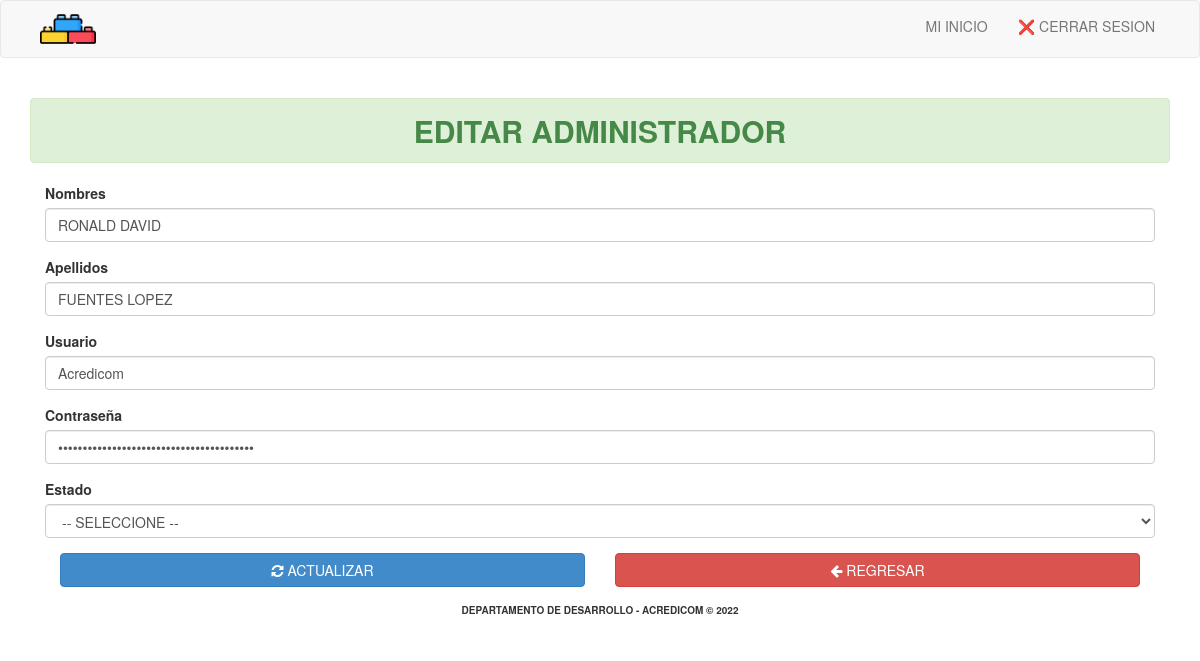
/?view=register_admin&adm=edit&id=1 (signed in), run on the app's committed database.
### tables this page shows
CREATE TABLE `administrador` (
  `id` int(11) NOT NULL,
  `nombres` varchar(150) NOT NULL,
  `apellidos` varchar(150) NOT NULL,
  `usuario` varchar(50) NOT NULL,
  `password` varchar(100) NOT NULL,
  `admin` int(1) NOT NULL,
  `estado` int(1) NOT NULL DEFAULT 1,
  `created_by` varchar(150) NOT NULL,
  `created` datetime NOT NULL
);

### core/controller/Module.php (called while the page is built)
<?php
class Module {
	public static function loadLayout(){
		include "core/app/layouts/layout.php";
	}
}
?>

### core/controller/Lb.php (called while the page is built, shortened)
<?php
class Lb {
	public function start(){
		include "core/app/init.php";
	}
}
?>

### index.php (called while the page is built, shortened)
<?php
$lb = new Lb();
$lb->start();
?>

### core/controller/Executor.php (called while the page is built, shortened)
<?php
class Executor {
	public static function doit($sql){
		$con = Database::getCon();
		return array($con->query($sql),$con->insert_id);
	}
}
?>

### core/app/model/AdminData.php (called while the page is built, shortened)
<?php
class AdminData {
	public static $tablename = "administrador";
	public static function getById($id){
		 $sql = "select * from ".self::$tablename." where id=$id";
		$query = Executor::doit($sql);
		return Model::one($query[0],new AdminData());
	}
}
?>

### core/controller/Model.php (called while the page is built, shortened)
<?php
class Model {
	public static function one($query,$aclass){
		$found = null;
		$data = new $aclass;
		while($r = $query->fetch_array()){
			$cnt=1;
			foreach ($r as $key => $v) {
				if($cnt>0 && $cnt%2==0){
					$data->$key = $v;
				}
				$cnt++;
			}
			$found = $data;
			break;
		}
		return $found;
	}
}
?>

### core/app/view/register_admin-view.php (the view, shortened to what this page needs)
<?php if (isset($_GET["adm"]) && $_GET["adm"] == "all") :
    $admin = AdminData::getById($_SESSION["admin_id"]);
    $admins = AdminData::getAll();
?>
    <div class="container">
        <div class="row">
            <div class="col-md-12">
                <h2 class="text-center">
                    <p class="alert alert-success"><strong>ADMINISTRADORES DEL SISTEMA</strong></p>
                </h2>
                <div class="col-md-12" style="height: 100%; overflow: auto">
                    <input type="text" class="form-control pull-right" style="width:30%" id="search" placeholder="Buscar..."><br><br>
                    <table class="table table-bordered" id="mytable" cellspacing="0">
                        <thead>
                            <th>No.</th>
                            <th>Nombres</th>
                            <th>Apellidos</th>
                            <th>Usuario</th>
                            <th>Estado</th>
                            <th>Opciones</th>
                        </thead>
                        <?php foreach ($admins as $adm) : ?>
                            <tr>
                                <td><?php echo 1 + $cont++; ?></td>
                                <td><?php echo $adm->nombres; ?></td>
                                <td><?php echo $adm->apellidos; ?></td>
                                <td><?php echo $adm->usuario; ?></td>
                                <td>
                                    <?php if ($adm->estado == 1) : ?>
                                        <span class="label label-success">Activo</span>
                                    <?php else : ?>
                                        <span class="label label-danger">Inactivo</span>
                                    <?php endif ?>
                                </td>
                                <td>
                                    <a href="./?view=register_admin&adm=edit&id=<?php echo $adm->id; ?>" class="btn btn-xs btn-default">✏️ Editar</a>
                                    <a href="./?action=admin&adm=delete&id=<?php echo $adm->id; ?>" class="btn btn-xs btn-default">❌</a>
                                </td>
                            </tr>
                        <?php endforeach; ?>
                    </table>
                </div><br>
                <div class="row">
                    <div class="col-md-12">
                        <div class="form-group">
                            <div class="col-md-6">
                                <a href="./?view=register_admin&adm=register" class="btn btn-success btn-block"><i class="fa fa-plus"></i> NUEVO ADMINISTRADOR</a>
                            </div>
                        </div>
                        <div class="form-group">
                            <div class="col-md-6">
                                <a href="./?view=welcome" class="btn btn-danger btn-block"><i class="fa fa-arrow-left"></i> REGRESAR</a>
                            </div>
                        </div>
                    </div>
                </div>
            </div>
        </div>
    </div>
<?php elseif (isset($_GET["adm"]) && $_GET["adm"] == "edit") :
    $admin = AdminData::getById($_SESSION["admin_id"]);
    $adm = AdminData::getById($_GET["id"]);
?>
    <div class="container">
        <div class="row">
            <div class="col-md-12">
                <h2 class="text-center">
                    <p class="alert alert-success"><strong>EDITAR ADMINISTRADOR</strong></p>
                </h2>
                <div class="container">
                    <div class="row">
                        <div class="col-md-12">
                            <form method="post" action="./?action=admin&adm=update">
                                <div class="form-group">
                                    <label>Nombres</label>
                                    <input type="text" class="form-control" value="<?php echo $adm->nombres; ?>" placeholder="Nombre" name="nombres" required>
                                </div>
                                <div class="form-group">
                                    <label>Apellidos</label>
                                    <input type="text" class="form-control" value="<?php echo $adm->apellidos; ?>" placeholder="Apellido" name="apellidos" required>
                                </div>
                                <div class="form-group">
                                    <label>Usuario</label>
                                    <input type="text" class="form-control" value="<?php echo $adm->usuario; ?>" placeholder="Usuario" name="usuario" required>
                                </div>
                                <div class="form-group">
                                    <label>Contraseña</label>
                                    <input type="password" class="form-control" value="<?php echo $decrypt = sha1($adm->password); ?>" placeholder="Contraseña" name="password" required>
                                </div>
                                <div class="form-group">
                                    <label for="theestado">Estado</label>
                                    <select name="estado" class="form-control" id="" required>
                                        <option value="">-- SELECCIONE --</option>
                                    </select>
                                </div>
                                <div class="form-group">
                                    <div class="col-xs-6 col-md-6">
                                        <button type="submit" class="btn btn-primary btn-block"><i class="fa fa-refresh"></i> ACTUALIZAR</button>
                                    </div>
                                </div>
                                <div class="form-group">
                                    <div class="col-xs-6 col-md-6">
                                        <a class="btn btn-danger mt10 btn-block" href="./?view=register_admin&adm=all"><i class="fa fa-arrow-left"></i> REGRESAR</a>
                                    </div>
                                </div>
                            </form>
                        </div>
                    </div>
                </div>
            </div>
        </div>
    </div>
<?php endif; ?>

### data on the page
administrador: nombres "RONALD DAVID", apellidos "FUENTES LOPEZ", usuario "Acredicom"
